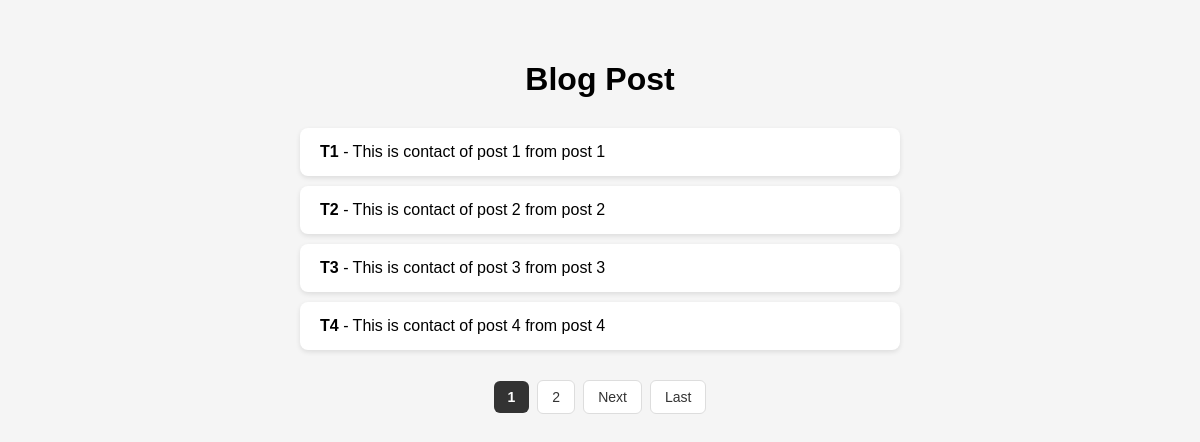
The page / on the database its author committed.
### blog/models.py (models this page shows, shortened)
class Post(models.Model):
    title = models.CharField(max_length=200)
    content = models.TextField()

### blog/views.py (the view)
# urls.py: path('', views.post_list, name='post_list'),
def post_list(request):
    post = Post.objects.all().order_by('id')
    paginator = Paginator(post , 4)
    page_number = request.GET.get('page')
    page_obj = paginator.get_page(page_number)
    return render(request, 'post_list.html', {'page_obj' : page_obj})

### blog/templates/post_list.html (shortened to what this page needs)
<!DOCTYPE html>
<html lang="en">
<head>
</head>
<body>
    <h1>Blog Post</h1>
    <ul>
        {% for post in page_obj %}
            <li><b>{{ post.title }}</b> - {{post.content}}</li>
        {% endfor %}
    </ul>
    <div class="pagination">
        {% for num in page_obj.paginator.page_range %}
            {% if page_obj.number == num %}
                <span class="current">{{ num }}</span>
            {% else %}
                <a href="?page={{ num }}">{{ num }}</a>
            {% endif %}
        {% endfor %}
        {% if page_obj.has_next %}
            <a href="?page={{ page_obj.next_page_number }}">Next</a>
            <a href="?page={{ page_obj.paginator.num_pages }}">Last</a>
        {% endif %}
    </div>
</body>
</html>

### blog/templates/post_list.html (style rules this page uses)
body { font-family: Arial, sans-serif; background: #f5f5f5; margin: 0; padding: 40px; }
h1 { text-align: center; margin-bottom: 30px; }
ul { max-width: 600px; margin: 0 auto 30px; padding: 0; list-style: none; }
li { background: white; padding: 15px 20px; margin-bottom: 10px; border-radius: 8px; box-shadow: 0 2px 5px rgba(0, 0, 0, 0.1); }
.pagination { display: flex; justify-content: center; align-items: center; gap: 8px; margin-top: 30px; }
.pagination a, .pagination .current { padding: 8px 14px; border-radius: 6px; text-decoration: none; font-size: 14px; }
.pagination a { background: white; color: #333; border: 1px solid #ddd; }
.pagination .current { background: #333; color: white; font-weight: bold; }

### rows shown on the page
Post: title "T1", content "This is contact of post 1 from post 1"
Post: title "T2", content "This is contact of post 2 from post 2"
Post: title "T3", content "This is contact of post 3 from post 3"
Post: title "T4", content "This is contact of post 4 from post 4"

### other values the page prints
{{ num }} "1"
{{ num }} "2"
